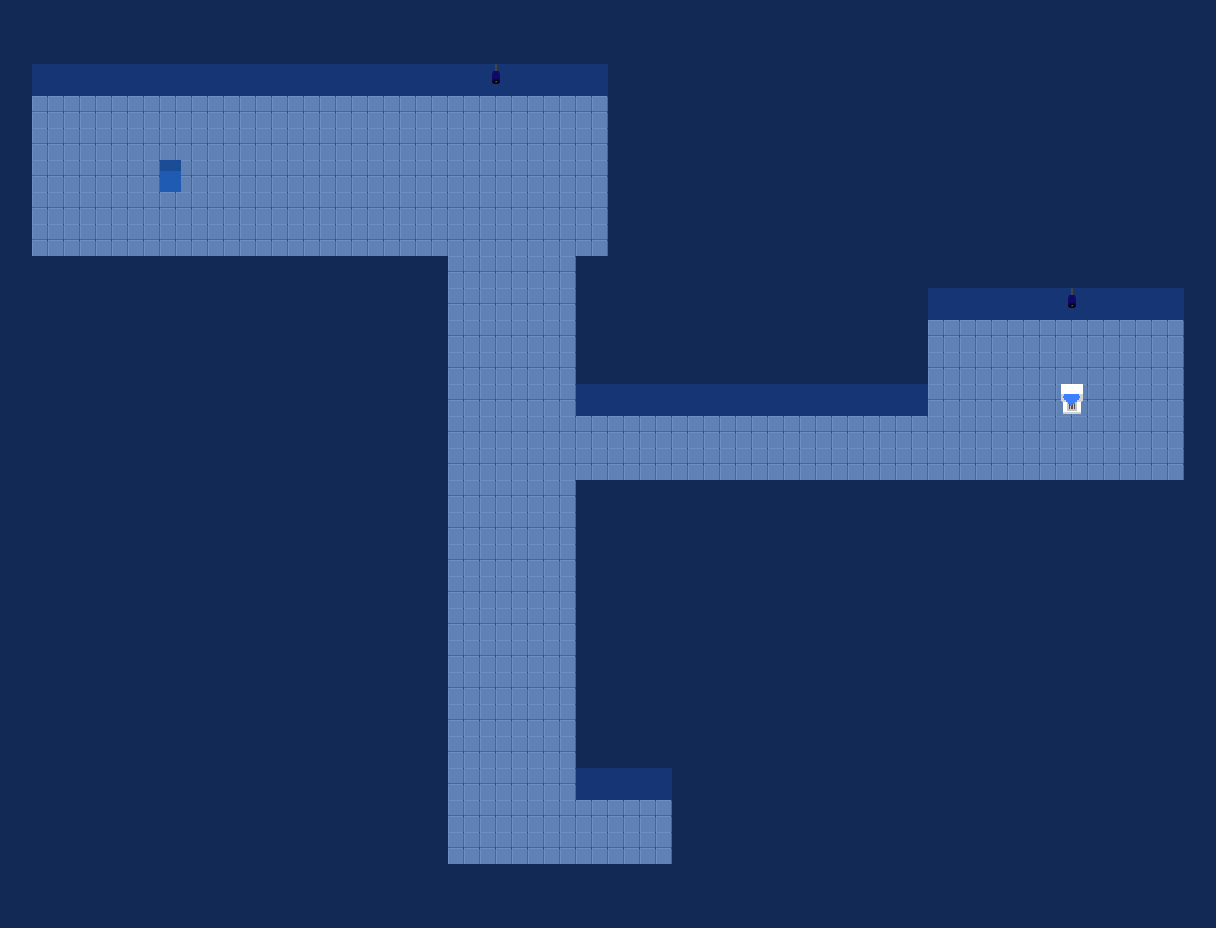

Rendered tile map (Tiled .tmx) drawn with the repository's tilesets; below, a short description and the map source with its tile grids summarised:
An orthogonal 38x29 tile map with 32x32 px tiles, 4 tile layers (BaseLayer, Diamonds, Blocks, Top) and 12 objects.

<map version="1.10" tiledversion="1.10.2" orientation="orthogonal" renderorder="right-down" width="38" height="29" tilewidth="32" tileheight="32" infinite="0" nextlayerid="8" nextobjectid="17">
 <editorsettings>
  <export target="l2.json" format="json" />
 </editorsettings>
 <tileset firstgid="1" name="tilemap" tilewidth="32" tileheight="32" tilecount="64" columns="8">
  <image source="../Textures/tilemap.png" width="256" height="256" />
 </tileset>
 <layer id="1" name="BaseLayer" width="38" height="29">
  <data>[1102 cells, 900 non-empty, 3 distinct tile ids]</data>
 </layer>
 <objectgroup id="4" name="Walls">
  <object id="1" x="1184.67" y="0.5" width="30.1667" height="927.333" />
  <object id="2" x="0.25" y="1" width="30.8333" height="924" />
  <object id="3" x="-1.33333" y="1.33333" width="1217.83" height="72.8333" />
  <object id="4" x="-0.916833" y="864.25" width="1216.5" height="63.5" />
  <object id="11" x="578" y="480" width="636" height="297" />
  <object id="12" x="672" y="766" width="545" height="162" />
  <object id="13" x="578.667" y="257.333" width="346.667" height="137.333" />
  <object id="14" x="612" y="57.3333" width="602.667" height="240" />
  <object id="15" x="5.33333" y="254.667" width="436" height="666.667" />
  <object id="16" x="1061" y="384" width="21.75" height="5.25" />
 </objectgroup>
 <layer id="3" name="Diamonds" width="38" height="29">
  <data>[1102 cells, 1 non-empty, 1 distinct tile ids]</data>
 </layer>
 <layer id="5" name="Blocks" width="38" height="29">
  <data>[1102 cells, 1 non-empty, 1 distinct tile ids]</data>
 </layer>
 <objectgroup id="7" name="CameraAreas">
  <object id="8" x="993" y="321.5" width="174" height="142" />
  <object id="9" x="417.333" y="96.6667" width="188" height="158" />
 </objectgroup>
 <layer id="2" name="Top" width="38" height="29">
  <data>[1102 cells, 830 non-empty, 2 distinct tile ids]</data>
 </layer>
</map>